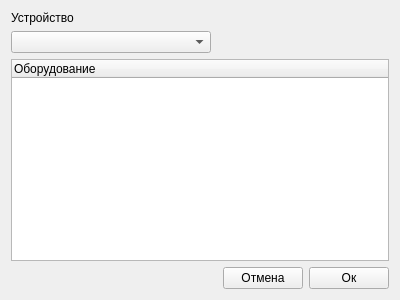
<?xml version="1.0" encoding="UTF-8"?>
<ui version="4.0">
 <class>DeviceSelectorForm</class>
 <widget class="QWidget" name="DeviceSelectorForm">
  <property name="geometry">
   <rect>
    <x>0</x>
    <y>0</y>
    <width>400</width>
    <height>300</height>
   </rect>
  </property>
  <property name="windowTitle">
   <string>Form</string>
  </property>
  <layout class="QVBoxLayout" name="verticalLayout_2">
   <item>
    <layout class="QHBoxLayout" name="horizontalLayout_2">
     <item>
      <layout class="QVBoxLayout" name="verticalLayout">
       <item>
        <widget class="QLabel" name="label">
         <property name="text">
          <string>Устройство</string>
         </property>
        </widget>
       </item>
       <item>
        <widget class="QComboBox" name="deviceBox">
         <property name="minimumSize">
          <size>
           <width>200</width>
           <height>0</height>
          </size>
         </property>
        </widget>
       </item>
      </layout>
     </item>
     <item>
      <spacer name="horizontalSpacer_2">
       <property name="orientation">
        <enum>Qt::Horizontal</enum>
       </property>
       <property name="sizeHint" stdset="0">
        <size>
         <width>40</width>
         <height>20</height>
        </size>
       </property>
      </spacer>
     </item>
    </layout>
   </item>
   <item>
    <widget class="QTreeWidget" name="deviceTree">
     <column>
      <property name="text">
       <string>Оборудование</string>
      </property>
     </column>
    </widget>
   </item>
   <item>
    <layout class="QHBoxLayout" name="horizontalLayout">
     <item>
      <spacer name="horizontalSpacer">
       <property name="orientation">
        <enum>Qt::Horizontal</enum>
       </property>
       <property name="sizeHint" stdset="0">
        <size>
         <width>40</width>
         <height>20</height>
        </size>
       </property>
      </spacer>
     </item>
     <item>
      <widget class="QPushButton" name="okButton">
       <property name="text">
        <string>Отмена</string>
       </property>
      </widget>
     </item>
     <item>
      <widget class="QPushButton" name="cancelButton">
       <property name="text">
        <string>Ок</string>
       </property>
      </widget>
     </item>
    </layout>
   </item>
  </layout>
 </widget>
 <resources/>
 <connections/>
</ui>
